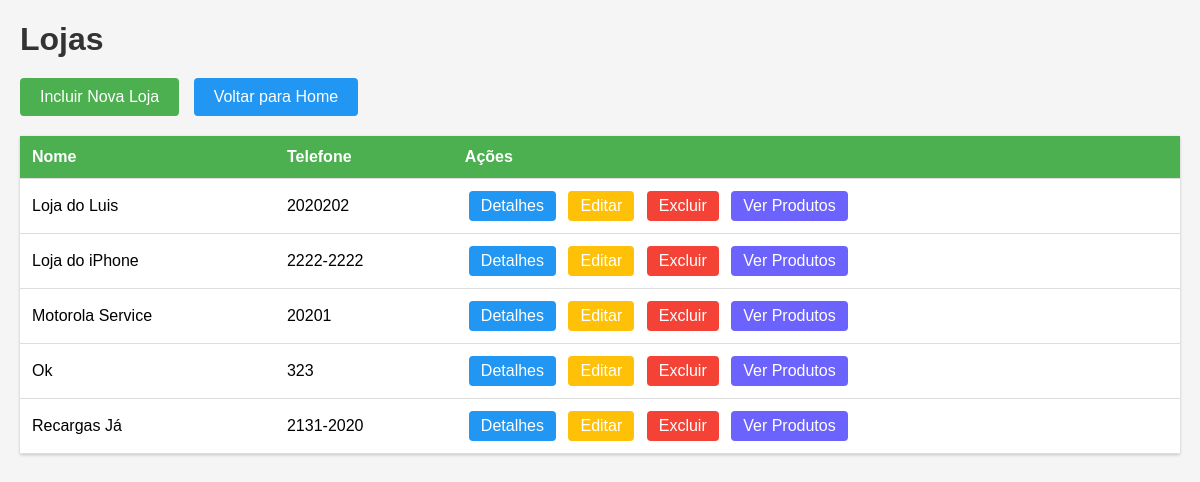
Page /cadastro/lojas/ on the committed database.
### cadastro/models.py (models this page shows, shortened)
class Loja(models.Model):
    nome = models.CharField(max_length=100)
    telefone = models.CharField(max_length=20)
    numero = models.CharField(max_length = 5,
                              null=True,
                              blank=True)
    imagem = models.ImageField(upload_to='lojas/', null=True, blank=True)

### cadastro/views.py (the view)
# urls.py: path("lojas/", views.listar_lojas, name="listar_lojas"),
def listar_lojas(request):
    lojas = Loja.objects.order_by("nome")
    return render(request, "listar_lojas.html", {"lojas": lojas})

### cadastro/templates/listar_lojas.html (shortened to what this page needs)
<!DOCTYPE html>
<html lang="pt-br">
  <head>
  </head>
  <body>
    <h1>Lojas</h1>
    <div class="btn-container">
      <a href="{% url 'cadastro:incluir_loja' %}" class="btn-nova-loja"
        >Incluir Nova Loja</a
      >
      <a href="{% url 'index' %}" class="btn-home">Voltar para Home</a>
    </div>
    <table>
      <thead>
        <tr>
          <th>Nome</th>
          <th>Telefone</th>
          <th>Ações</th>
        </tr>
      </thead>
      <tbody>
        {% for l in lojas %}
        <tr>
          <td>{{ l.nome }}</td>
          <td>{{ l.telefone }}</td>
          <td class="acoes">
            <a
              href="{% url 'cadastro:detalhar_loja' l.id %}"
              class="btn-detalhes"
              >Detalhes</a
            >
            <a href="{% url 'cadastro:alterar_loja' l.id %}" class="btn-editar"
              >Editar</a
            >
            <a href="{% url 'cadastro:excluir_loja' l.id %}" class="btn-excluir"
              >Excluir</a
            >
            <a
              href="{% url 'cadastro:listar_produtos' l.id %}"
              style="background-color: #6c63ff"
              class="btn-detalhes"
              >Ver Produtos</a
            >
          </td>
        </tr>
        {% endfor %}
      </tbody>
    </table>
  </body>
</html>

### cadastro/templates/listar_lojas.html (style rules this page uses)
body { font-family: Arial, sans-serif; margin: 20px; background-color: #f5f5f5; }
h1 { color: #333; margin-bottom: 20px; }
.btn-nova-loja { display: inline-block; padding: 10px 20px; background-color: #4caf50; color: white; text-decoration: none; border-radius: 4px; margin-bottom: 20px; }
.btn-home { display: inline-block; padding: 10px 20px; background-color: #2196f3; color: white; text-decoration: none; border-radius: 4px; margin-bottom: 20px; margin-left: 10px; }
table { width: 100%; border-collapse: collapse; background-color: white; box-shadow: 0 1px 3px rgba(0, 0, 0, 0.2); }
th, td { padding: 12px; text-align: left; border-bottom: 1px solid #ddd; }
th { background-color: #4caf50; color: white; }
.acoes a { display: inline-block; padding: 6px 12px; margin: 0 4px; text-decoration: none; border-radius: 4px; color: white; }
.btn-detalhes { background-color: #2196f3; }
.btn-editar { background-color: #ffc107; }
.btn-excluir { background-color: #f44336; }

### rows in the picture
Loja: nome "Loja do Luis", telefone "2020202"
Loja: nome "Loja do iPhone", telefone "2222-2222"
Loja: nome "Motorola Service", telefone "20201"
Loja: nome "Ok", telefone "323"
Loja: nome "Recargas Já", telefone "2131-2020"
